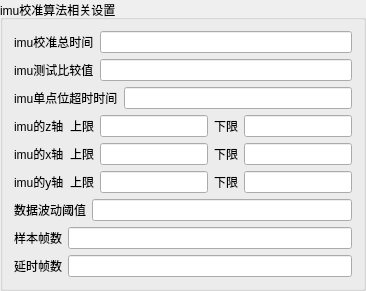
        <widget class="QGroupBox" name="imuCalibrationWidget">
         <property name="title">
          <string>imu校准算法相关设置</string>
         </property>
         <layout class="QVBoxLayout" name="verticalLayout_IMU">
          <item>
           <layout class="QHBoxLayout" name="horizontalLayout_calibrationTime">
            <item>
             <widget class="QLabel" name="label_calibrationTime">
              <property name="text">
               <string>imu校准总时间</string>
              </property>
             </widget>
            </item>
            <item>
             <widget class="QLineEdit" name="lineEdit_calibrationTime"/>
            </item>
           </layout>
          </item>
          <item>
           <layout class="QHBoxLayout" name="horizontalLayout_comparisonValue">
            <item>
             <widget class="QLabel" name="label_comparisonValue">
              <property name="text">
               <string>imu测试比较值</string>
              </property>
             </widget>
            </item>
            <item>
             <widget class="QLineEdit" name="lineEdit_comparisonValue"/>
            </item>
           </layout>
          </item>
          <item>
           <layout class="QHBoxLayout" name="horizontalLayout_singlePointTimeout">
            <item>
             <widget class="QLabel" name="label_singlePointTimeout">
              <property name="text">
               <string>imu单点位超时时间</string>
              </property>
             </widget>
            </item>
            <item>
             <widget class="QLineEdit" name="lineEdit_singlePointTimeout"/>
            </item>
           </layout>
          </item>
          <item>
           <layout class="QHBoxLayout" name="horizontalLayout_zAxis">
            <item>
             <widget class="QLabel" name="label_zAxis">
              <property name="text">
               <string>imu的z轴</string>
              </property>
             </widget>
            </item>
            <item>
             <layout class="QHBoxLayout" name="horizontalLayout_zAxisUpper">
              <item>
               <widget class="QLabel" name="label_zAxisUpper">
                <property name="text">
                 <string>上限</string>
                </property>
               </widget>
              </item>
              <item>
               <widget class="QLineEdit" name="lineEdit_zAxisUpper"/>
              </item>
             </layout>
            </item>
            <item>
             <layout class="QHBoxLayout" name="horizontalLayout_zAxisLower">
              <item>
               <widget class="QLabel" name="label_zAxisLower">
                <property name="text">
                 <string>下限</string>
                </property>
               </widget>
              </item>
              <item>
               <widget class="QLineEdit" name="lineEdit_zAxisLower"/>
              </item>
             </layout>
            </item>
           </layout>
          </item>
          <item>
           <layout class="QHBoxLayout" name="horizontalLayout_xAxis">
            <item>
             <widget class="QLabel" name="label_xAxis">
              <property name="text">
               <string>imu的x轴</string>
              </property>
             </widget>
            </item>
            <item>
             <layout class="QHBoxLayout" name="horizontalLayout_xAxisUpper">
              <item>
               <widget class="QLabel" name="label_xAxisUpper">
                <property name="text">
                 <string>上限</string>
                </property>
               </widget>
              </item>
              <item>
               <widget class="QLineEdit" name="lineEdit_xAxisUpper"/>
              </item>
             </layout>
            </item>
            <item>
             <layout class="QHBoxLayout" name="horizontalLayout_xAxisLower">
              <item>
               <widget class="QLabel" name="label_xAxisLower">
                <property name="text">
                 <string>下限</string>
                </property>
               </widget>
              </item>
              <item>
               <widget class="QLineEdit" name="lineEdit_xAxisLower"/>
              </item>
             </layout>
            </item>
           </layout>
          </item>
          <item>
           <layout class="QHBoxLayout" name="horizontalLayout_yAxis">
            <item>
             <widget class="QLabel" name="label_yAxis">
              <property name="text">
               <string>imu的y轴</string>
              </property>
             </widget>
            </item>
            <item>
             <layout class="QHBoxLayout" name="horizontalLayout_yAxisUpper">
              <item>
               <widget class="QLabel" name="label_yAxisUpper">
                <property name="text">
                 <string>上限</string>
                </property>
               </widget>
              </item>
              <item>
               <widget class="QLineEdit" name="lineEdit_yAxisUpper"/>
              </item>
             </layout>
            </item>
            <item>
             <layout class="QHBoxLayout" name="horizontalLayout_yAxisLower">
              <item>
               <widget class="QLabel" name="label_yAxisLower">
                <property name="text">
                 <string>下限</string>
                </property>
               </widget>
              </item>
              <item>
               <widget class="QLineEdit" name="lineEdit_yAxisLower"/>
              </item>
             </layout>
            </item>
           </layout>
          </item>
          <item>
           <layout class="QHBoxLayout" name="horizontalLayout_threshold">
            <item>
             <widget class="QLabel" name="label_threshold">
              <property name="text">
               <string>数据波动阈值</string>
              </property>
             </widget>
            </item>
            <item>
             <widget class="QLineEdit" name="lineEdit_threshold"/>
            </item>
           </layout>
          </item>
          <item>
           <layout class="QHBoxLayout" name="horizontalLayout_sampleFrames">
            <item>
             <widget class="QLabel" name="label_sampleFrames">
              <property name="text">
               <string>样本帧数</string>
              </property>
             </widget>
            </item>
            <item>
             <widget class="QLineEdit" name="lineEdit_sampleFrames"/>
            </item>
           </layout>
          </item>
          <item>
           <layout class="QHBoxLayout" name="horizontalLayout_delayFrames">
            <item>
             <widget class="QLabel" name="label_delayFrames">
              <property name="text">
               <string>延时帧数</string>
              </property>
             </widget>
            </item>
            <item>
             <widget class="QLineEdit" name="lineEdit_delayFrames"/>
            </item>
           </layout>
          </item>
         </layout>
        </widget>
